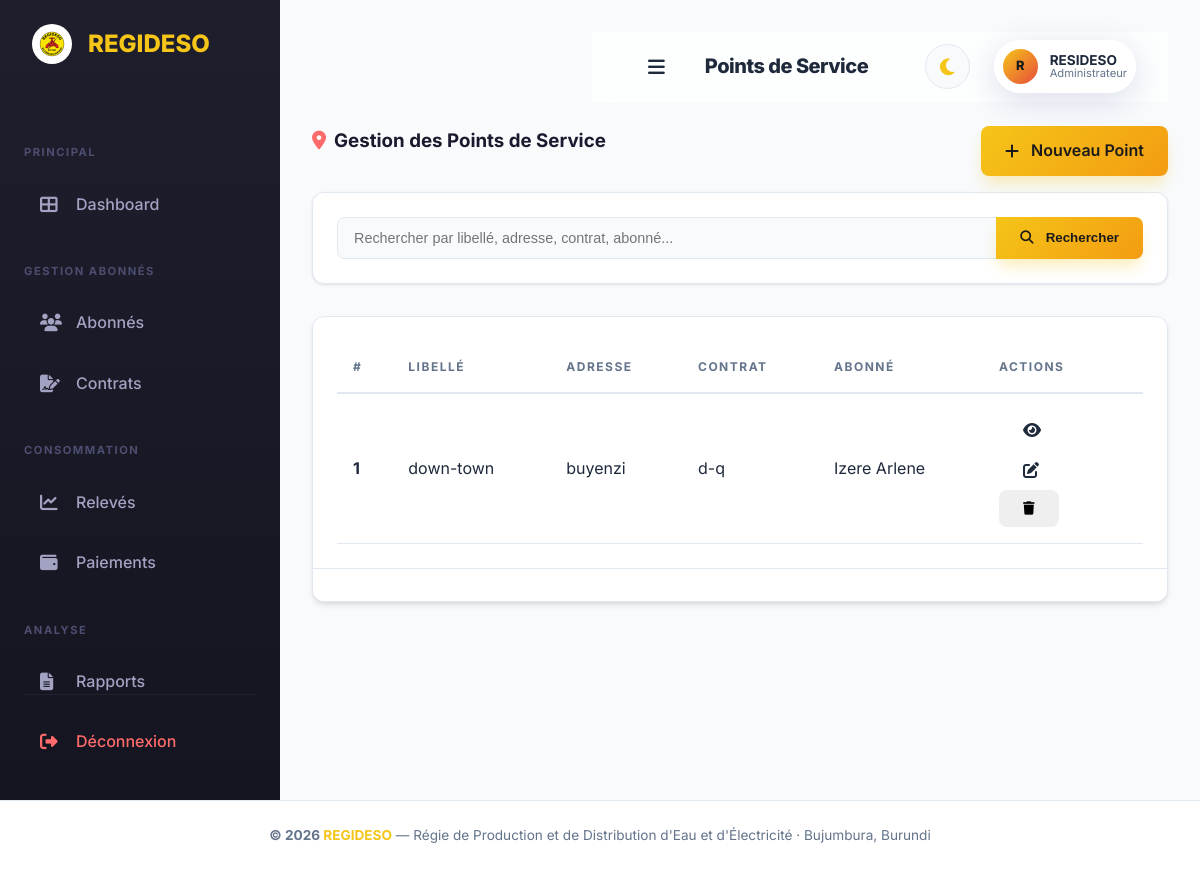
The app's page /points_service/index.php (signed in) with its own data.
### tables this page shows
CREATE TABLE `point_de_service` (
  `id_Point_de_service` int(11) NOT NULL,
  `libelle_Point_de_service` varchar(60) NOT NULL,
  `adresse_Point_de_service` varchar(60) DEFAULT NULL,
  `id_Contrat` int(11) NOT NULL
);

CREATE TABLE `contrat` (
  `id_Contrat` int(11) NOT NULL,
  `reference_Contrat` varchar(40) NOT NULL,
  `dateDebut_Contrat` date DEFAULT NULL,
  `dateFin_Contrat` date DEFAULT NULL,
  `Statut_Contrat` varchar(30) DEFAULT 'Actif',
  `idabonne_abonnes` int(11) NOT NULL
);

CREATE TABLE `abonne` (
  `idabonne_abonnes` int(11) NOT NULL,
  `nom_abonnes` varchar(40) NOT NULL,
  `prenom_abonnes` varchar(40) NOT NULL,
  `type_abonne_abonnes` varchar(40) DEFAULT NULL,
  `telephone_abonnes` varchar(30) DEFAULT NULL,
  `email_abonnes` varchar(40) DEFAULT NULL,
  `adresse_abonne` varchar(40) DEFAULT NULL
);

### includes/functions.php (called while the page is built, shortened)
<?php
function sanitize($data) {
    return htmlspecialchars(trim($data), ENT_QUOTES, 'UTF-8');
}

### includes/auth.php (called while the page is built, shortened)
<?php
function has_role($role) {
    return isset($_SESSION['user_role']) && $_SESSION['user_role'] === $role;
}

### points_service/index.php (the view, shortened to what this page needs)
<?php
require_once __DIR__ . '/../includes/header.php';
$search = trim($_GET['search'] ?? '');
$where = '';
$params = [];
$sql_count = "SELECT COUNT(*) FROM point_de_service p LEFT JOIN contrat c ON p.id_Contrat = c.id_Contrat LEFT JOIN abonne a ON c.idabonne_abonnes = a.idabonne_abonnes $where";
$stmt = $pdo->prepare($sql_count);
$stmt->execute($params);
$total = $stmt->fetchColumn();
$page = max(1, (int)($_GET['page'] ?? 1));
$per_page = 10;
$total_pages = max(1, ceil($total / $per_page));
$page = min($page, $total_pages);
$offset = ($page - 1) * $per_page;
$pagination = ['page' => $page, 'per_page' => $per_page, 'total' => $total, 'total_pages' => $total_pages, 'offset' => $offset];
$sql = "SELECT p.*, c.reference_Contrat, a.nom_abonnes, a.prenom_abonnes
        FROM point_de_service p
        LEFT JOIN contrat c ON p.id_Contrat = c.id_Contrat
        LEFT JOIN abonne a ON c.idabonne_abonnes = a.idabonne_abonnes
        $where ORDER BY p.id_Point_de_service DESC LIMIT $per_page OFFSET $offset";
$stmt = $pdo->prepare($sql);
$stmt->execute($params);
$points = $stmt->fetchAll();
?>
<div class="row mb-3">
    <div class="col-md-8">
        <h3 style="font-weight: 700; color: #1a1a2e;">
            <i class="fas fa-map-marker-alt mr-2" style="color: #ff6b6b;"></i>Gestion des Points de Service
        </h3>
    </div>
    <div class="col-md-4 text-right">
        <a href="create.php" class="btn btn-primary"><i class="fas fa-plus mr-1"></i> Nouveau Point</a>
    </div>
</div>
<div class="search-bar">
    <form method="GET" class="form-inline">
        <div class="input-group w-100">
            <input type="text" name="search" class="form-control" placeholder="Rechercher par libellé, adresse, contrat, abonné..." value="<?= sanitize($search) ?>">
            <div class="input-group-append">
                <button type="submit" class="btn btn-primary"><i class="fas fa-search mr-1"></i> Rechercher</button>
            </div>
        </div>
    </form>
</div>
<div class="card">
    <div class="card-body p-0">
        <table class="table table-hover mb-0">
            <thead>
                <tr>
                    <th>#</th>
                    <th>Libellé</th>
                    <th>Adresse</th>
                    <th>Contrat</th>
                    <th>Abonné</th>
                    <th style="width:160px;">Actions</th>
                </tr>
            </thead>
            <tbody>
                <?php if (empty($points)): ?>
                    <tr><td colspan="6" class="text-center text-muted py-4"><i class="fas fa-inbox fa-2x mb-2 d-block"></i>Aucun point de service trouvé</td></tr>
                <?php else: foreach ($points as $p): ?>
                <tr>
                    <td><strong><?= $p['id_Point_de_service'] ?></strong></td>
                    <td><?= sanitize($p['libelle_Point_de_service']) ?></td>
                    <td><?= sanitize($p['adresse_Point_de_service']) ?></td>
                    <td><a href="<?= BASE_URL ?>/contrats/view.php?id=<?= $p['id_Contrat'] ?>"><?= sanitize($p['reference_Contrat']) ?></a></td>
                    <td><?= sanitize($p['nom_abonnes'] . ' ' . $p['prenom_abonnes']) ?></td>
                    <td>
                        <a href="view.php?id=<?= $p['id_Point_de_service'] ?>" class="btn btn-info btn-sm" title="Voir"><i class="fas fa-eye"></i></a>
                        <a href="edit.php?id=<?= $p['id_Point_de_service'] ?>" class="btn btn-warning btn-sm" title="Modifier"><i class="fas fa-edit"></i></a>
                        <?php if (has_role('Administrateur')): ?>
                        <button onclick="confirmDelete('delete.php?id=<?= $p['id_Point_de_service'] ?>')" class="btn btn-danger btn-sm" title="Supprimer"><i class="fas fa-trash"></i></button>
                        <?php endif; ?>
                    </td>
                </tr>
                <?php endforeach; endif; ?>
            </tbody>
        </table>
    </div>
    <div class="card-footer"><?php display_pagination($pagination, $search); ?></div>
</div>
<?php require_once __DIR__ . '/../includes/footer.php'; ?>

### assets/css/premium.css (style rules this page uses)
:root { --primary: #f5c518; --primary-dark: #e8a700; --secondary: #e74c3c; --secondary-dark: #c0392b; --accent: #1dd1a1; --bg-main: #f8fafc; --bg-sidebar: linear-gradient(180deg, #1e1e2d 0%, #151521 100%); --bg-card: #ffffff; --text-main: #1e293b; --text-muted: #64748b; --text-on-primary: #1a1a1a; --border: #e2e8f0; --glass: rgba(255, 255, 255, 0.7); --glass-border: rgba(255, 255, 255, 0.4); --shadow-sm: 0 1px 3px rgba(0,0,0,0.1); --shadow-md: 0 4px 6px -1px rgba(0,0,0,0.1), 0 2px 4px -1px rgba(0,0,0,0.06); --shadow-lg: 0 10px 15px -3px rgba(0,0,0,0.1), 0 4px 6px -2px rgba(0,0,0,0.05); --shadow-premium: 0 20px 25px -5px rgba(0,0,0,0.1), 0 10px 10px -5px rgba(0,0,0,0.04); --shadow-primary: 0 10px 15px -3px rgba(245, 197, 24, 0.3); --radius-sm: 8px; --radius-md: 12px; --radius-lg: 20px; --radius-xl: 30px; --transition: all 0.3s cubic-bezier(0.4, 0, 0.2, 1); }
* { margin: 0; padding: 0; box-sizing: border-box; }
body { font-family: 'Inter', system-ui, -apple-system, sans-serif; background-color: var(--bg-main); color: var(--text-main); line-height: 1.6; overflow-x: hidden; transition: background-color 0.3s, color 0.3s; }
a { text-decoration: none; color: inherit; transition: var(--transition); }
.row { display: flex; flex-wrap: wrap; gap: 0; margin-right: -15px; margin-left: -15px; margin-bottom: 1.5rem; }
[class*="col-"] { position: relative; width: 100%; padding-right: 15px; padding-left: 15px; }
@media (min-width: 768px) { .col-md-8 { flex: 0 0 66.666667%; max-width: 66.666667%; } }
@media (min-width: 768px) { .col-md-4 { flex: 0 0 33.333333%; max-width: 33.333333%; } }
.mb-3 { margin-bottom: 1rem !important; }
.mr-1 { margin-right: 0.25rem !important; }
.mr-2 { margin-right: 0.5rem !important; }
.text-right { text-align: right !important; }
.w-100 { width: 100% !important; }
.card { background: var(--bg-card); border: 1px solid var(--border); border-radius: var(--radius-md); box-shadow: var(--shadow-md); overflow: hidden; transition: var(--transition); animation: slideInUp 0.6s ease forwards; }
.card-body { padding: 1.5rem; }
.btn { display: inline-flex; align-items: center; justify-content: center; padding: 0.75rem 1.5rem; border-radius: var(--radius-sm); font-weight: 600; cursor: pointer; border: none; gap: 0.5rem; transition: var(--transition); white-space: nowrap; }
.btn-primary { background: linear-gradient(135deg, var(--primary), #f39c12); color: var(--text-on-primary); box-shadow: var(--shadow-primary); }
.form-control { display: block; width: 100%; padding: 0.75rem 1rem; font-size: 0.9rem; color: var(--text-main); background-color: var(--bg-main); background-clip: padding-box; border: 1px solid var(--border); border-radius: var(--radius-sm); transition: var(--transition); }
.input-group { display: flex; align-items: stretch; width: 100%; }
.input-group .form-control { flex: 1 1 auto; border-top-right-radius: 0; border-bottom-right-radius: 0; }
.input-group-append { display: flex; margin-left: -1px; }
.input-group-append .btn { border-top-left-radius: 0; border-bottom-left-radius: 0; }
.search-bar { background: var(--bg-card); padding: 1.5rem; border-radius: var(--radius-md); box-shadow: var(--shadow-sm); margin-bottom: 2rem; border: 1px solid var(--border); }
.card-footer { padding: 1rem 1.5rem; background: var(--bg-card); border-top: 1px solid var(--border); }
.table { width: 100%; border-collapse: collapse; }
.table th { background: var(--bg-card); padding: 1rem; text-align: left; font-size: 0.75rem; text-transform: uppercase; letter-spacing: 1.5px; color: var(--text-muted); position: sticky; top: 0; z-index: 10; border-bottom: 2px solid var(--border); }
.table td { padding: 1rem; border-bottom: 1px solid var(--border); transition: var(--transition); }
.card { transition: var(--transition); }
.btn { position: relative; overflow: hidden; }
.btn::after { content: ''; position: absolute; top: -50%; left: -50%; width: 200%; height: 200%; background: radial-gradient(circle, rgba(255,255,255,0.2) 0%, transparent 70%); opacity: 0; transition: opacity 0.5s ease; pointer-events: none; }

### records on screen
point_de_service: id_Point_de_service "1", libelle_Point_de_service "down-town", adresse_Point_de_service "buyenzi", id_Contrat.reference_Contrat "d-q", abonne.nom_abonnes+prenom_abonnes "Izere Arlene"

### other values on screen
$page_title "Points de Service"
substr($_SESSION['user_prenom'] ?? 'U', 0, 1) "R"
$_SESSION['user_prenom'] "RESIDESO"
$_SESSION['user_role'] "Administrateur"
